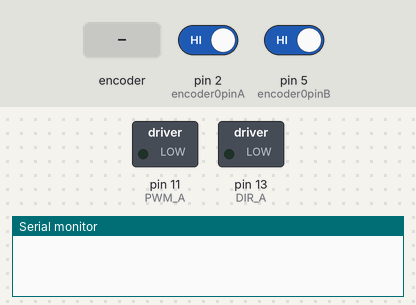
This sketch was run on a simulated Arduino Uno, built with avr-gcc and run on an emulated ATmega328P. Parts: switched loads named in the sketch (green lamp = pin HIGH), the last lines printed to the serial monitor. The inputs (shaded band) are chosen by the test bench; at power-on: pin 2 (encoder0pinA) HIGH, pin 5 (encoder0pinB) HIGH.

Above: at 0.01 s.
At 1.2 s:
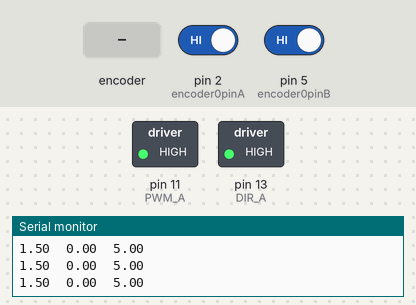
1.3 s: rotary encoder on pin 2 (encoder0pinA) / pin 5 (encoder0pinB) turned 3 steps (first pin leading)
At 2.6 s:
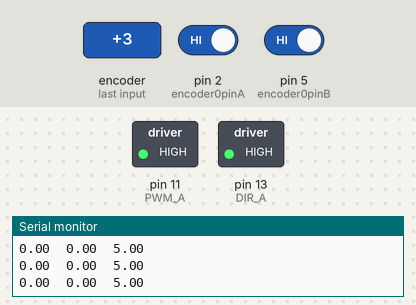
Timing chart, 0 to 4.3 s (numbered marks = the images above; inputs shaded):
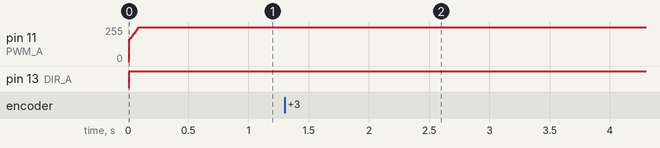

The sketch:

velocity_control.ino
```cpp
/**********************************************************************************

Arduino code to control a DC motor
MIT Department of Mechanical Engineering, 2.004
Rev. 1.0 -- 08/03/2020 H.C.
Rev. 2.0 -- 08/25/2020 H.C.

***********************************************************************************/

//#define OPEN_LOOP
#define vc2pwm 51.0    // pwm = 255 corresponds to 5v from pwm pin (255/5)

// ================================================================
// ===               PID FEEDBACK CONTROLLER                    ===
// ================================================================

// Provide PID controller gains here

float kp = 100.0;
float kd = 0.0;
float ki = 800.0;

// ================================================================
// ===               SETPOINT TYPE                              ===
// ================================================================

// Define setpoint

#define desired_vel 1.5          // desired velocity in rad/s

#define square_period 4000      // square wave period in milli-seconds
#define square_on 2000          // square wave on time in milli-seconds

#define sine_amp M_PI/3         // sine wave amplitude
#define sine_freq_hz 1.0        // sine wave frequency in Hz

#define SQUARE_WAVE
//#define SINE_WAVE

// ================================================================
// ===               SERIAL OUTPUT CONTROL                      ===
// ================================================================

// Switch between built-in Serial Plotter and Matlab streaming
// comment out both to disable serial output

#define PRINT_DATA
//#define MATLAB_SERIAL_READ

// ================================================================
// ===               DFROBOT MOTOR SHIELD DEFINITION            ===
// ================================================================

const int
// motor connected to M1
PWM_A   = 11,
DIR_A   = 13;

// ================================================================
// ===               ENCODER DEFINITION                         ===
// ================================================================

// The motor has a dual channel encoder and each has 120 counts per revolution
// The effective resolution is 480 CPR with quadrature decoding.
// Calibrate the conversion factor by hand.

float C2Rad = 1176*4/(2*PI);   // replace it with your conversion factor

// Encoder outputs to interrupt pins with channel A to D2 (INT0) and B to D3 (INT1)
const byte encoder0pinA = 2;
const byte encoder0pinB = 5;

long   count = 0;
volatile long counter = 0;    // Inrerrupt counter (position)

// ================================================================
// ===               VARIABLE DEFINITION                        ===
// ================================================================

float wheel_pos = 0.0, wheel_vel = 0.0, pre_wheel_pos = 0.0, filt_vel = 0.0;
float error, sum_error = 0.0, d_error = 0.0, filt_d_error = 0.0, error_pre;
float alpha = 0.25;    // low pass filter constant
unsigned long timer;
double loop_time = 0.01;
float Pcontrol, Icontrol, Dcontrol;
float pwm;
float vc;
float set_point = desired_vel;   // initial set point

// ================================================================
// ===                      INITIAL SETUP                       ===
// ================================================================

void setup() {

  Serial.begin(115200);

  // configure motor shield M1 outputs
  pinMode(PWM_A, OUTPUT);
  pinMode(DIR_A, OUTPUT);

  // initialize encoder
    pinMode(encoder0pinA,INPUT);
    pinMode(encoder0pinB,INPUT);
    attachInterrupt(digitalPinToInterrupt(encoder0pinA), ISR_A, CHANGE);
    attachInterrupt(digitalPinToInterrupt(encoder0pinB), ISR_B, CHANGE);

delay(10);    // delay 0.01 second
}

// ================================================================
// ===                    MAIN PROGRAM LOOP                     ===
// ================================================================

void loop() {

   timer = micros();
   count = counter;

 // wheel position and velocity from the encoder counts
    wheel_pos += count;
    wheel_pos = wheel_pos / C2Rad;    // convert to radians
    wheel_vel = (wheel_pos - pre_wheel_pos) / loop_time;
    filt_vel = alpha * wheel_vel + (1 - alpha) * filt_vel;
    pre_wheel_pos = wheel_pos;

// ================================================================
// ===                    GET SETPOINT                          ===
// ================================================================

    // define set point as a square wave input
    #ifdef SQUARE_WAVE
        if (millis() % square_period < square_on)
          set_point = desired_vel;
        else
          set_point = 0.0;
    #endif

    // define set point as a sine wave with an amplitude and frequency
    #ifdef SINE_WAVE
          set_point = sine_amp * sin(sine_freq_hz * (2*M_PI) * millis()/1000.0);
    #endif

// ================================================================
// ===                    CONTROLLER CODE                       ===
// ================================================================

    // TO DO: PID controller code
    error = set_point - filt_vel;
    d_error = (error - error_pre) / loop_time;
    filt_d_error = alpha * d_error + (1 - alpha) * filt_d_error;
    error_pre = error;
    sum_error += error * loop_time;

    Pcontrol = error * kp;
    Icontrol = sum_error * ki;
    Dcontrol = filt_d_error * kd;

    Icontrol = constrain(Icontrol, -255, 255);    // anti-windup for integrator
    pwm =  Pcontrol + Icontrol + Dcontrol;

#ifdef OPEN_LOOP
    pwm = 150;
#endif

// ================================================================
// ===                    MOTOR PWM CODE                        ===
// ================================================================

    vc = constrain(pwm / vc2pwm, -5, 5); // voltage command

    // set the correct direction
    if (pwm > 0){
      digitalWrite(DIR_A, HIGH);
    }
    else{
      digitalWrite(DIR_A, LOW);
    }

    // constrain pwm to +/- 230
     pwm = constrain(pwm, -255, 255);

    analogWrite(PWM_A, (int) abs(pwm));     // Set speed

#ifdef PRINT_DATA
    Serial.print(set_point);  Serial.print("\t");
//    Serial.print(wheel_pos); Serial.print("\t");
    Serial.print(filt_vel); Serial.print("\t");
//    Serial.print(error);  Serial.print("\t");
//    Serial.print(d_error);  Serial.print("\t");
    Serial.print(vc);  Serial.print("\t");
//    Serial.print(pwm);  Serial.print("\t");
//    Serial.print(loop_time,6); Serial.print("\t");
    Serial.print("\n");
#endif

#ifdef MATLAB_SERIAL_READ
    Serial.print(timer / 1000000.0);   Serial.print("\t");
    Serial.print(set_point);    Serial.print("\t");
    Serial.print(filt_vel);    Serial.print("\t");
    Serial.print(vc);
    Serial.print("\n");
#endif

  delay(8);
  loop_time = (micros() - timer) / 1000000.0;  //compute actual sample time

}

// ================================================================
// ===                   Interrupt Service Routines             ===
// ================================================================

// Interrupt Service Routine for encoder A (pin 2)
void ISR_A() {
  boolean stateA = digitalRead(encoder0pinA) == HIGH;
  boolean stateB = digitalRead(encoder0pinB) == HIGH;
  if ((!stateA && stateB) || (stateA && !stateB)) counter++;
  else counter--;
  }

// Interrupt Service Routine for encoder B (pin 3)
void ISR_B() {
  boolean stateA = digitalRead(encoder0pinA) == HIGH;
  boolean stateB = digitalRead(encoder0pinB) == HIGH;
  if ((!stateA && !stateB) || (stateA && stateB)) counter++;
  else counter--;
  }
```

Measured:
- after the input at 1.3 s, pin 11 (PWM_A): 255/255 → 254/255 after 0.70 s, → 255/255 0.20 s later
